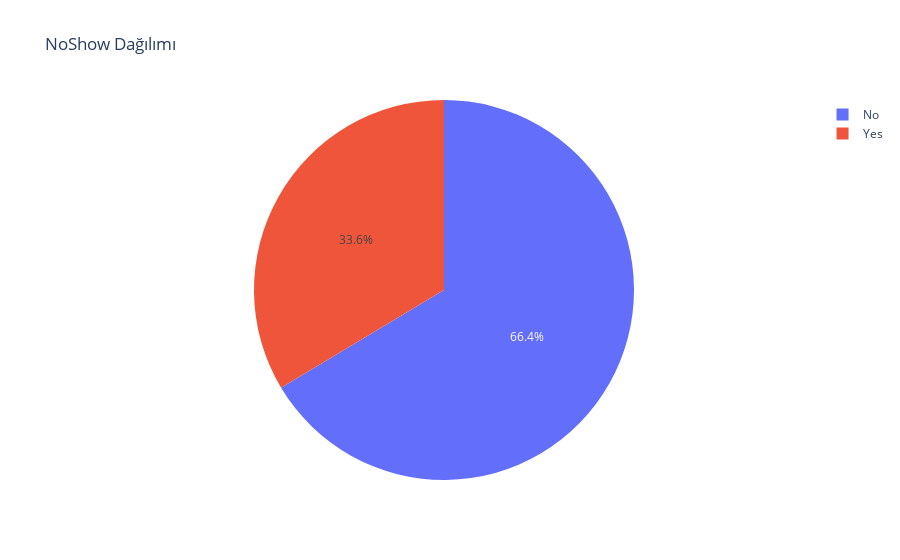

Notebook code cell kept with this figure:
### Code cell
# Plotly ile pasta grafiği (pie chart) oluşturma

# gelip gelmeme dağılımı 
gelmeme = data['NoShow'].value_counts()

fig = px.pie(names=gelmeme.index,
             values=gelmeme.values,
             title='NoShow Dağılımı',
             
             labels={'names': 'Gelme',
                     'values': 'Toplam Sayı'},
             
             template='plotly_white')
fig.show()

### Figure 1 — Plotly figure (JSON) as saved in the notebook; plotly's stock layout.template omitted (floating-point values rounded to 4 significant figures)
{"data": [{"domain": {"x": [0, 1], "y": [0, 1]}, "hovertemplate": "Gelme=%{label}<br>Toplam Sayı=%{value}<extra></extra>", "labels": ["No", "Yes"], "legendgroup": "", "name": "", "showlegend": true, "type": "pie", "values": [664, 336]}], "layout": {"legend": {"tracegroupgap": 0}, "title": {"text": "NoShow Dağılımı"}}}
